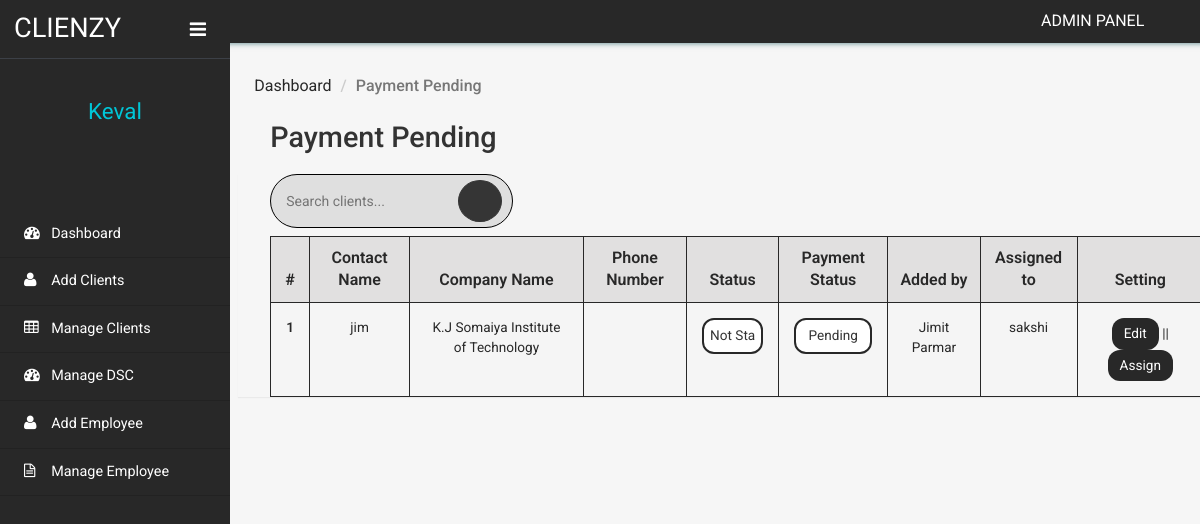
The app's page /clientms/admin/payment-pending.php (signed in) with its own data.
### tables this page shows
CREATE TABLE `tblclient` (
  `ID` int(10) NOT NULL,
  `ContactName` varchar(30) DEFAULT NULL,
  `CompanyName` varchar(120) DEFAULT NULL,
  `Notes` mediumtext DEFAULT NULL,
  `ClientAddedBy` varchar(20) DEFAULT NULL,
  `deadline` date DEFAULT NULL,
  `Tag` varchar(20) DEFAULT NULL,
  `financialyear` varchar(15) DEFAULT NULL,
  `file` varchar(15) DEFAULT NULL,
  `budgethrs` int(10) DEFAULT NULL,
  `actualhrs` int(10) DEFAULT NULL,
  `expense` varchar(30) DEFAULT NULL,
  `remark` text DEFAULT NULL,
  `CreationDate` timestamp NULL DEFAULT current_timestamp(),
  `Status` varchar(20) NOT NULL DEFAULT 'Not Started',
  `PaymentStatus` varchar(12) NOT NULL DEFAULT 'Pending',
  `expiryDate1` date DEFAULT NULL,
  `expiryDate2` date DEFAULT NULL,
  `expiryDate3` date DEFAULT NULL
);

CREATE TABLE `tblemployee` (
  `EmployeeID` int(11) NOT NULL,
  `EmployeeName` varchar(255) DEFAULT NULL,
  `EmployeePhnumber` bigint(10) DEFAULT NULL,
  `Password` text DEFAULT 'password',
  `CreationDate` timestamp NOT NULL DEFAULT current_timestamp()
);

### clientms/admin/payment-pending.php (the view, shortened to what this page needs)
<?php
include('includes/dbconnection.php');
if (strlen($_SESSION['clientmsaid']) == 0) {
    header('location:logout.php');
} else {
    $sql = "SELECT * FROM tblclient WHERE PaymentStatus = 'Pending'";
		$query = $dbh->prepare($sql);
		$query->execute();
		$clients = $query->fetchAll(PDO::FETCH_OBJ);
}
?>
<!DOCTYPE HTML>
<html>
<head>
    <link href="css/bootstrap.min.css" rel='stylesheet' type='text/css' />
    <link href="css/style.css" rel='stylesheet' type='text/css' />
    <link href="css/font-awesome.css" rel="stylesheet">
    <link rel="stylesheet" href="css/icon-font.min.css" type='text/css' />
</head>
<body>
    <div class="page-container">
        <div class="left-content">
            <div class="inner-content">
                <?php include_once('includes/header.php');?>
                <div class="outter-wp">
                    <div class="sub-heard-part">
                        <ol class="breadcrumb m-b-0">
                            <li><a href="dashboard.php">Dashboard</a></li>
                            <li class="active">Payment Pending</li>
                        </ol>
                    </div>
                    <div class="graph-visual tables-main">
                        <h3 class="inner-tittle two">Payment Pending</h3>
                        <div class="graph">
                        <div class="search-bar-container">
                            <div class="search-bar">
                                <form method="GET" action="">
                                    <input type="text" name="search" placeholder="Search clients...">
                                    <button type="submit"><i class = "lnr lnr-magnifier"></i></button>
                                </form>
                            </div>
                        </div>
                            <div class="tables">
                                <table class="table" border="1" id="client-table">
                                    <thead>
                                        <tr>
                                            <th>#</th>
                                            <th>Contact Name</th>
                                            <th>Company Name</th>
                                            <th>Phone Number</th>
                                            <th>Status</th>
                                            <th>Payment Status</th>
                                            <th>Added by</th>
                                            <th>Assigned to</th>
                                            <th>Setting</th>
                                        </tr>
                                    </thead>
                                    <tbody>
                                        <?php
                                        $cnt = 1;
                                        if (!empty($clients)) {
                                            foreach ($clients as $client) {
                                        ?>
                                                <tr class="active">
                                                    <th scope="row"><?php echo htmlentities($cnt); ?></th>
                                                    <td><?php echo htmlentities($client->ContactName); ?></td>
                                                    <td><?php echo htmlentities($client->CompanyName); ?></td>
                                                    <td><?php echo htmlentities($client->Cellphnumber); ?></td>
                                                    <td>
                                                        <select name="status" onchange="updateStatus('<?php echo $client->ID; ?>', this.value)">
                                                            <option value="Not Started" <?php if ($client->Status == 'Not Started') echo 'selected'; ?>>Not Started</option>
                                                        </select>
                                                    </td>
                                                    <td>
                                                    <select name="payment_status" onchange="updatePaymentStatus('<?php echo $client->ID; ?>', this.value)">
                                                        <option value="Pending" <?php if ($client->PaymentStatus == 'Pending') echo 'selected'; ?>>Pending</option>
                                                    </select>
                                                    </td>
                                                    <td><?php echo htmlentities($client->ClientAddedBy); ?></td>
                                                    <?php
                                                    function getAssignedEmployeeName($clientId){
                                                        global $dbh;
                                                        $sql = "SELECT e.EmployeeName
                                                                FROM tblassignments a
                                                                JOIN tblemployee e ON a.EmployeeID = e.EmployeeID
                                                                WHERE a.ID = :clientId";
                                                        $query = $dbh->prepare($sql);
                                                        $query->bindParam(':clientId', $clientId, PDO::PARAM_INT);
                                                        $query->execute();
                                                        $result = $query->fetch(PDO::FETCH_ASSOC);
                                                        if ($result) {
                                                            return htmlentities($result['EmployeeName']);
                                                        }
                                                    }
                                                    ?>
                                                    <td><?php echo getAssignedEmployeeName($client->ID); ?></td>
                                                    <td>
                                                        <a href="edit-client-details.php?addid=<?php echo $client->ID; ?>">Edit</a> ||
                                                        <a href="assign-employees.php?addid=<?php echo $client->ID; ?>">Assign </a>
                                                    </td>
                                                </tr>
                                        <?php
                                                $cnt++;
                                            }
                                        }
                                        ?>
                                    </tbody>
                                </table>
                            </div>
                        </div>
                    </div>
                </div>
            </div>
        </div>
        <?php include_once('includes/sidebar.php');?>
    </div>
</body>
</html>

### clientms/admin/includes/sidebar.php (shortened to what this page needs)
 <div class="sidebar-menu">
    <header class="logo">
        <a href="#" class="sidebar-icon"> <span class="fa fa-bars"></span> </a> <a href="dashboard.php"> <span id="logo"> <h1>CLIENZY</h1></span>
        </a>
    </header>
    <div class="down">
        <?php
$aid=$_SESSION['clientmsaid'];
$sql="SELECT AdminName from  tbladmin where ID=:aid";
$query = $dbh -> prepare($sql);
$query->bindParam(':aid',$aid,PDO::PARAM_STR);
$query->execute();
$results=$query->fetchAll(PDO::FETCH_OBJ);
$cnt=1;
if($query->rowCount() > 0)
{
foreach($results as $row)
{               ?>
        <a href="dashboard.php"><span class=" name-caret"><?php  echo $row->AdminName;?></span></a><br>
        <?php $cnt=$cnt+1;}} ?>
        <ul>
            <li><a class="tooltips" href="admin-profile.php"><span>Profile</span><i class="lnr lnr-user"></i></a></li>
            <li><a class="tooltips" href="change-password.php"><span>Settings</span><i class="lnr lnr-cog"></i></a></li>
            <li><a class="tooltips" href="logout.php"><span>Log out</span><i class="lnr lnr-power-switch"></i></a></li>
        </ul>
    </div>
    <div class="menu">
        <ul id="menu" >
            <li><a href="dashboard.php"><i class="fa fa-tachometer"></i> <span>Dashboard</span></a></li>
            <li><a href="add-client.php"><i class="fa fa-user"></i> <span>Add Clients</span></a></li>
            <li><a href="manage-client.php"><i class="fa fa-table"></i> <span>Manage Clients</span></a></li>
            <li><a href="manage-dsc.php"><i class="fa fa-tachometer"></i> <span>Manage DSC</span></a></li>
            <li><a href="add-employee.php"><i class="fa fa-user"></i> <span>Add Employee</span></a></li>
            <li><a href="manage-employee.php"><i class="fa fa-file-text-o"></i> <span>Manage Employee</span></a></li>
        </ul>
    </div>
</div>

### records on screen
tblclient: ContactName "jim", CompanyName "K.J Somaiya Institute of Technology", status "Not Started", payment_status "Pending", ClientAddedBy "Jimit Parmar", ID.EmployeeName "sakshi"

### other values on screen
$row->AdminName "Keval"
